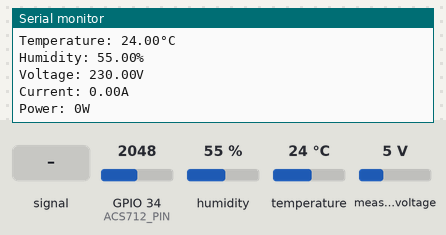
The sketch below on a simulated ESP32. Shown: the last lines printed to the serial monitor. The inputs (shaded band) are chosen by the test bench; at power-on: humidity 55 %, measured voltage 5 V, temperature 24 °C, GPIO 34 (ACS712_PIN) = 2048. WiFi joins after 1.5 s; servers stay silent unless stated; the local clock reads 2024-03-15 10:24:30 at power-on unless the sketch sets it; no MQTT or app messages arrive unless stated.

Above: at 2.7 s.
2.8 s: GPIO 34 (ACS712_PIN) fed a 200 Hz sine of ±327 counts around its level
4.3 s: humidity set to 22 %
At 5.3 s:
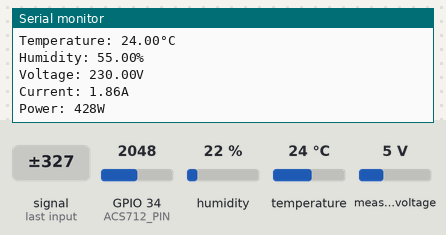
5.8 s: measured voltage set to 0.3 V
7.3 s: temperature set to 12 °C
8.8 s: GPIO 34 (ACS712_PIN) fed a 1000 Hz sine of ±1023 counts around its level
At 8.8 s:
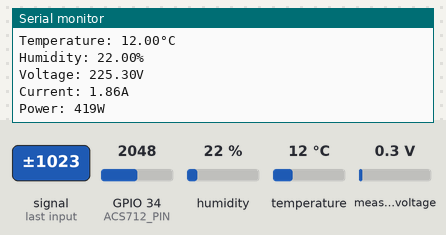
10.3 s: GPIO 34 (ACS712_PIN) set to 960
At 11.3 s:
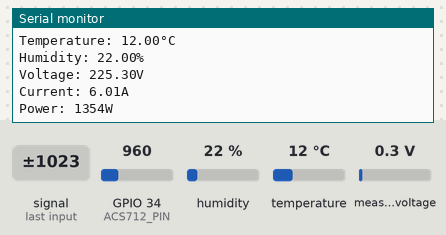
Timing chart, 0 to 12.8 s (numbered marks = the images above; inputs shaded):
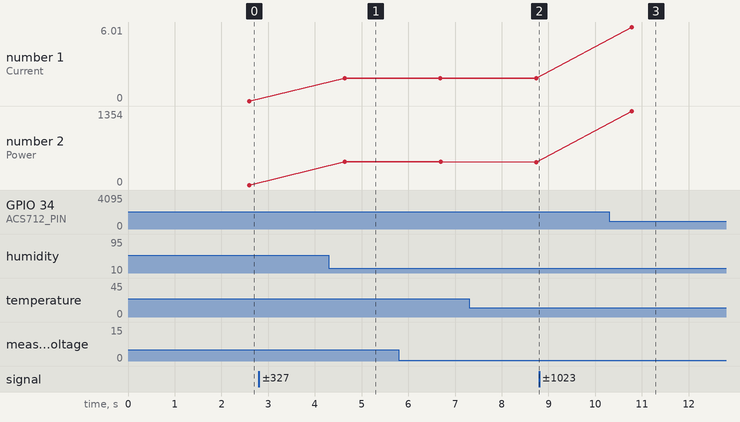

The sketch:

Module3_SmartEnergy.ino
```cpp
#include "Secrets.h"
#include <WiFiClientSecure.h>
#include <PubSubClient.h>
#include <ArduinoJson.h>
#include "WiFi.h"
#include <DHT.h>
#include <ZMPT101B.h>
#include <time.h>  // for timestamp

// AWS IoT topic
#define AWS_IOT_TOPIC "cloud/esp32"

// Pin definitions
#define DHTPIN 4
#define DHTTYPE DHT11
#define ACS712_PIN 34
#define ZMPT101B_PIN 35
#define SENSITIVITY 500.0f    // Sensitivity for ZMPT101B

// Initialize sensors
DHT dht(DHTPIN, DHTTYPE);
ZMPT101B voltageSensor(ZMPT101B_PIN, 50.0);

// Constants
const int mVperAmp = 100;     // Sensitivity for 20A version of ACS712
double Voltage = 0;
double VRMS = 0;
double AmpsRMS = 0;
int Watt = 0;

// WiFi and MQTT objects
WiFiClientSecure net = WiFiClientSecure();
PubSubClient client(net);

// Function to connect to AWS IoT
void connectAWS()
{
  WiFi.mode(WIFI_STA);
  WiFi.begin(WIFI_SSID, WIFI_PASSWORD);

  Serial.println("Connecting to Wi-Fi");

  while (WiFi.status() != WL_CONNECTED)
  {
    delay(500);
    Serial.print(".");
  }

  // Configure WiFiClientSecure to use the AWS IoT device credentials
  net.setCACert(AWS_CERT_CA);
  net.setCertificate(AWS_CERT_CRT);
  net.setPrivateKey(AWS_CERT_PRIVATE);

  // Connect to the MQTT broker on the AWS endpoint
  client.setServer(AWS_IOT_ENDPOINT, 8883);

  Serial.println("Connecting to AWS IoT");

  while (!client.connect(THINGNAME))
  {
    Serial.print(".");
    delay(100);
  }

  if (!client.connected())
  {
    Serial.println("AWS IoT Timeout!");
    return;
  }

  Serial.println("AWS IoT Connected!");
}

// Function to get current Unix timestamp
long getUnixTimestamp()
{
  time_t now;
  struct tm timeinfo;
  if (!getLocalTime(&timeinfo)) {
    Serial.println("Failed to obtain time");
    return 0;
  }
  time(&now);  // Get the current time
  return now;  // Return Unix timestamp (seconds since 1970)
}

// Function to read ACS712 current sensor
float getCurrent()
{
  double voltageFromACS = getVPP();
  VRMS = (voltageFromACS / 2.0) * 0.707;   // Calculate RMS voltage
  AmpsRMS = ((VRMS * 1000) / mVperAmp);    // Convert to Amps
 // if (AmpsRMS <= 0.24) {
  //  AmpsRMS = 0.0;
 // }
  return AmpsRMS;
}

// Function to read voltage using ZMPT101B sensor
float getVoltage()
{
  Voltage = voltageSensor.getRmsVoltage();
  if (Voltage < 100.0f) {
    Voltage = 0.0f;
  }
  return Voltage;
}

// Function to calculate power consumption (Watt)
int getPower(float voltage, float current)
{
  return voltage * current;
}

// Function to publish data to AWS IoT
void publishData(float temperature, float humidity, float voltage, float current, int power)
{
  StaticJsonDocument<200> doc;
  doc["timestamp"] = getUnixTimestamp();  // Use Unix timestamp
  doc["temperature"] = temperature;
  doc["humidity"] = humidity;
  doc["voltage"] = voltage;
  doc["current"] = current;
  doc["power"] = power;  // Publish the calculated Watt

  char jsonBuffer[512];
  serializeJson(doc, jsonBuffer);

  client.publish(AWS_IOT_TOPIC, jsonBuffer);
}

// Function to read voltage for ACS712 sensor
float getVPP()
{
  float result;
  int readValue;
  int maxValue = 0;
  int minValue = 4096;

  uint32_t start_time = millis();
  while ((millis() - start_time) < 1000) {
    readValue = analogRead(ACS712_PIN);

    if (readValue > maxValue) {
      maxValue = readValue;
    }
    if (readValue < minValue) {
      minValue = readValue;
    }
  }

  result = ((maxValue - minValue) * 3.3) / 4096.0;
  return result;
}

void setup()
{
  Serial.begin(115200);
  connectAWS();

  // Initialize DHT sensor
  dht.begin();

  // Initialize ZMPT101B voltage sensor
  voltageSensor.setSensitivity(SENSITIVITY);

  // Configure time
  configTime(0, 0, "pool.ntp.org", "time.nist.gov");
}

void loop()
{
  // Read DHT11 sensor values
  float temperature = dht.readTemperature();
  float humidity = dht.readHumidity();

  // Read ACS712 and ZMPT101B values
  float voltage = getVoltage();
  float current = getCurrent();
  Watt = getPower(voltage, current);  // Calculate power in Watts

  // Display values on the serial monitor
  Serial.print("Temperature: ");
  Serial.print(temperature);
  Serial.println("°C");

  Serial.print("Humidity: ");
  Serial.print(humidity);
  Serial.println("%");

  Serial.print("Voltage: ");
  Serial.print(voltage);
  Serial.println("V");

  Serial.print("Current: ");
  Serial.print(current);
  Serial.println("A");

  Serial.print("Power: ");
  Serial.print(Watt);
  Serial.println("W");

  // Publish data to AWS IoT
  publishData(temperature, humidity, voltage, current, Watt);

  delay(1000);  // Wait 1 second before next reading
}
```

Secrets.h
```cpp
#include <pgmspace.h>

#define SECRET
#define THINGNAME "Hasyireen_thing"                         //change this

const char WIFI_SSID[] = "MSI 6053";               //change this
const char WIFI_PASSWORD[] = "wifi1234";           //change this
const char AWS_IOT_ENDPOINT[] = "agh6kxgv8jmup-ats.iot.ap-southeast-1.amazonaws.com";       //change this

// Amazon Root CA 1
static const char AWS_CERT_CA[] PROGMEM = R"EOF(
-----BEGIN CERTIFICATE-----

-----END CERTIFICATE-----
)EOF";

// Device Certificate                                               //change this
static const char AWS_CERT_CRT[] PROGMEM = R"KEY(
-----BEGIN CERTIFICATE-----

-----END CERTIFICATE-----


)KEY";

// Device Private Key                                               //change this
static const char AWS_CERT_PRIVATE[] PROGMEM = R"KEY(
-----BEGIN RSA PRIVATE KEY-----

-----END RSA PRIVATE KEY-----


)KEY";
```

Measured:
- after the input at 10.3 s, the serial monitor: prints a new line after 0.48 s (image 3)
- plotted number 1: 1.86 → 6.01 after the input at 10.3 s
- plotted number 2: 419 → 1354 after the input at 10.3 s
